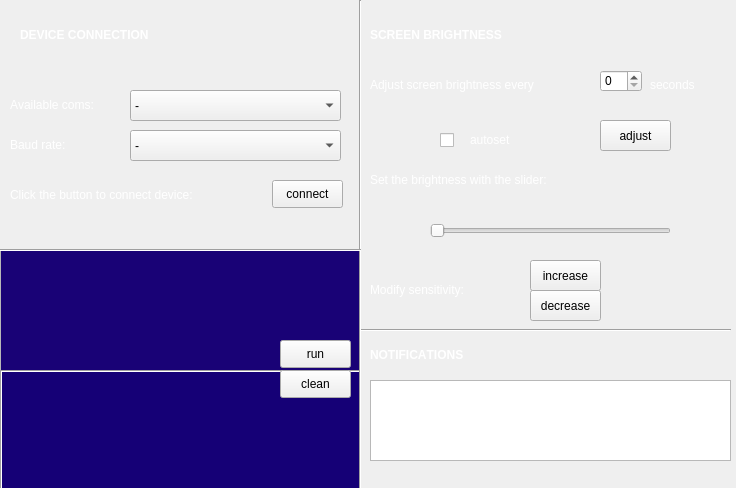
<?xml version="1.0" encoding="UTF-8"?>
<ui version="4.0">
 <class>Form</class>
 <widget class="QWidget" name="Form">
  <property name="geometry">
   <rect>
    <x>0</x>
    <y>0</y>
    <width>736</width>
    <height>488</height>
   </rect>
  </property>
  <property name="maximumSize">
   <size>
    <width>736</width>
    <height>488</height>
   </size>
  </property>
  <property name="font">
   <font>
    <kerning>false</kerning>
   </font>
  </property>
  <property name="windowTitle">
   <string>Form</string>
  </property>
  <widget class="QPushButton" name="connectbtn">
   <property name="geometry">
    <rect>
     <x>272</x>
     <y>180</y>
     <width>71</width>
     <height>28</height>
    </rect>
   </property>
   <property name="text">
    <string>connect</string>
   </property>
  </widget>
  <widget class="QPushButton" name="clean_btn">
   <property name="geometry">
    <rect>
     <x>280</x>
     <y>370</y>
     <width>71</width>
     <height>28</height>
    </rect>
   </property>
   <property name="text">
    <string>clean</string>
   </property>
  </widget>
  <widget class="QLabel" name="connect_your_device">
   <property name="geometry">
    <rect>
     <x>20</x>
     <y>10</y>
     <width>281</width>
     <height>51</height>
    </rect>
   </property>
   <property name="palette">
    <palette>
     <active>
      <colorrole role="Text">
       <brush brushstyle="SolidPattern">
        <color alpha="255">
         <red>255</red>
         <green>255</green>
         <blue>255</blue>
        </color>
       </brush>
      </colorrole>
      <colorrole role="PlaceholderText">
       <brush brushstyle="SolidPattern">
        <color alpha="128">
         <red>255</red>
         <green>255</green>
         <blue>255</blue>
        </color>
       </brush>
      </colorrole>
     </active>
     <inactive>
      <colorrole role="Text">
       <brush brushstyle="SolidPattern">
        <color alpha="255">
         <red>255</red>
         <green>255</green>
         <blue>255</blue>
        </color>
       </brush>
      </colorrole>
      <colorrole role="PlaceholderText">
       <brush brushstyle="SolidPattern">
        <color alpha="128">
         <red>255</red>
         <green>255</green>
         <blue>255</blue>
        </color>
       </brush>
      </colorrole>
     </inactive>
     <disabled>
      <colorrole role="Text">
       <brush brushstyle="SolidPattern">
        <color alpha="255">
         <red>120</red>
         <green>120</green>
         <blue>120</blue>
        </color>
       </brush>
      </colorrole>
      <colorrole role="PlaceholderText">
       <brush brushstyle="SolidPattern">
        <color alpha="128">
         <red>0</red>
         <green>0</green>
         <blue>0</blue>
        </color>
       </brush>
      </colorrole>
     </disabled>
    </palette>
   </property>
   <property name="text">
    <string>&lt;html&gt;&lt;head/&gt;&lt;body&gt;&lt;p&gt;&lt;span style=&quot; font-weight:600; color:#ffffff;&quot;&gt;DEVICE CONNECTION&lt;/span&gt;&lt;/p&gt;&lt;/body&gt;&lt;/html&gt;</string>
   </property>
   <property name="textFormat">
    <enum>Qt::RichText</enum>
   </property>
  </widget>
  <widget class="QSlider" name="brightslider">
   <property name="geometry">
    <rect>
     <x>430</x>
     <y>200</y>
     <width>241</width>
     <height>61</height>
    </rect>
   </property>
   <property name="orientation">
    <enum>Qt::Horizontal</enum>
   </property>
  </widget>
  <widget class="QLabel" name="set_brightness_label">
   <property name="geometry">
    <rect>
     <x>370</x>
     <y>150</y>
     <width>331</width>
     <height>61</height>
    </rect>
   </property>
   <property name="text">
    <string>&lt;html&gt;&lt;head/&gt;&lt;body&gt;&lt;p&gt;&lt;span style=&quot; color:#ffffff;&quot;&gt;Set the brightness with the slider:&lt;/span&gt;&lt;/p&gt;&lt;/body&gt;&lt;/html&gt;</string>
   </property>
   <property name="textFormat">
    <enum>Qt::RichText</enum>
   </property>
  </widget>
  <widget class="QLabel" name="calculate_label">
   <property name="geometry">
    <rect>
     <x>370</x>
     <y>10</y>
     <width>321</width>
     <height>51</height>
    </rect>
   </property>
   <property name="text">
    <string>&lt;html&gt;&lt;head/&gt;&lt;body&gt;&lt;p&gt;&lt;span style=&quot; font-weight:600; color:#ffffff;&quot;&gt;SCREEN BRIGHTNESS&lt;/span&gt;&lt;/p&gt;&lt;/body&gt;&lt;/html&gt;</string>
   </property>
   <property name="textFormat">
    <enum>Qt::RichText</enum>
   </property>
  </widget>
  <widget class="QPushButton" name="run_btn">
   <property name="geometry">
    <rect>
     <x>280</x>
     <y>340</y>
     <width>71</width>
     <height>28</height>
    </rect>
   </property>
   <property name="text">
    <string>run</string>
   </property>
  </widget>
  <widget class="QCheckBox" name="threadbox">
   <property name="geometry">
    <rect>
     <x>440</x>
     <y>130</y>
     <width>81</width>
     <height>21</height>
    </rect>
   </property>
   <property name="text">
    <string/>
   </property>
  </widget>
  <widget class="QComboBox" name="port_box">
   <property name="geometry">
    <rect>
     <x>130</x>
     <y>90</y>
     <width>211</width>
     <height>31</height>
    </rect>
   </property>
   <item>
    <property name="text">
     <string>-</string>
    </property>
   </item>
  </widget>
  <widget class="QLabel" name="available_coms">
   <property name="geometry">
    <rect>
     <x>10</x>
     <y>80</y>
     <width>171</width>
     <height>51</height>
    </rect>
   </property>
   <property name="font">
    <font>
     <italic>false</italic>
    </font>
   </property>
   <property name="text">
    <string>&lt;html&gt;&lt;head/&gt;&lt;body&gt;&lt;p&gt;&lt;span style=&quot; color:#ffffff;&quot;&gt;Available coms:&lt;/span&gt;&lt;/p&gt;&lt;/body&gt;&lt;/html&gt;</string>
   </property>
   <property name="textFormat">
    <enum>Qt::RichText</enum>
   </property>
  </widget>
  <widget class="QLabel" name="baud_rate">
   <property name="geometry">
    <rect>
     <x>10</x>
     <y>120</y>
     <width>171</width>
     <height>51</height>
    </rect>
   </property>
   <property name="text">
    <string>&lt;html&gt;&lt;head/&gt;&lt;body&gt;&lt;p&gt;&lt;span style=&quot; color:#ffffff;&quot;&gt;Baud rate:&lt;/span&gt;&lt;/p&gt;&lt;/body&gt;&lt;/html&gt;</string>
   </property>
   <property name="textFormat">
    <enum>Qt::RichText</enum>
   </property>
  </widget>
  <widget class="QComboBox" name="baud_box">
   <property name="geometry">
    <rect>
     <x>130</x>
     <y>130</y>
     <width>211</width>
     <height>31</height>
    </rect>
   </property>
   <item>
    <property name="text">
     <string>-</string>
    </property>
   </item>
  </widget>
  <widget class="Line" name="line">
   <property name="geometry">
    <rect>
     <x>350</x>
     <y>0</y>
     <width>20</width>
     <height>601</height>
    </rect>
   </property>
   <property name="orientation">
    <enum>Qt::Vertical</enum>
   </property>
  </widget>
  <widget class="Line" name="line_2">
   <property name="geometry">
    <rect>
     <x>0</x>
     <y>240</y>
     <width>361</width>
     <height>21</height>
    </rect>
   </property>
   <property name="orientation">
    <enum>Qt::Horizontal</enum>
   </property>
  </widget>
  <widget class="QPlainTextEdit" name="command">
   <property name="geometry">
    <rect>
     <x>0</x>
     <y>250</y>
     <width>361</width>
     <height>121</height>
    </rect>
   </property>
   <property name="palette">
    <palette>
     <active>
      <colorrole role="Base">
       <brush brushstyle="SolidPattern">
        <color alpha="255">
         <red>25</red>
         <green>2</green>
         <blue>118</blue>
        </color>
       </brush>
      </colorrole>
     </active>
     <inactive>
      <colorrole role="Base">
       <brush brushstyle="SolidPattern">
        <color alpha="255">
         <red>25</red>
         <green>2</green>
         <blue>118</blue>
        </color>
       </brush>
      </colorrole>
     </inactive>
     <disabled>
      <colorrole role="Base">
       <brush brushstyle="SolidPattern">
        <color alpha="255">
         <red>240</red>
         <green>240</green>
         <blue>240</blue>
        </color>
       </brush>
      </colorrole>
     </disabled>
    </palette>
   </property>
   <property name="tabChangesFocus">
    <bool>false</bool>
   </property>
   <property name="plainText">
    <string notr="true"/>
   </property>
  </widget>
  <widget class="QPlainTextEdit" name="output">
   <property name="geometry">
    <rect>
     <x>0</x>
     <y>370</y>
     <width>361</width>
     <height>121</height>
    </rect>
   </property>
   <property name="palette">
    <palette>
     <active>
      <colorrole role="Base">
       <brush brushstyle="SolidPattern">
        <color alpha="255">
         <red>21</red>
         <green>0</green>
         <blue>118</blue>
        </color>
       </brush>
      </colorrole>
     </active>
     <inactive>
      <colorrole role="Base">
       <brush brushstyle="SolidPattern">
        <color alpha="255">
         <red>21</red>
         <green>0</green>
         <blue>118</blue>
        </color>
       </brush>
      </colorrole>
     </inactive>
     <disabled>
      <colorrole role="Base">
       <brush brushstyle="SolidPattern">
        <color alpha="255">
         <red>240</red>
         <green>240</green>
         <blue>240</blue>
        </color>
       </brush>
      </colorrole>
     </disabled>
    </palette>
   </property>
   <property name="frameShape">
    <enum>QFrame::Box</enum>
   </property>
  </widget>
  <widget class="QLabel" name="click_to_connect">
   <property name="geometry">
    <rect>
     <x>10</x>
     <y>170</y>
     <width>261</width>
     <height>51</height>
    </rect>
   </property>
   <property name="text">
    <string>&lt;html&gt;&lt;head/&gt;&lt;body&gt;&lt;p&gt;&lt;span style=&quot; color:#ffffff;&quot;&gt;Click the button to connect device:&lt;/span&gt;&lt;/p&gt;&lt;/body&gt;&lt;/html&gt;</string>
   </property>
   <property name="textFormat">
    <enum>Qt::RichText</enum>
   </property>
  </widget>
  <widget class="QSpinBox" name="spinBox">
   <property name="geometry">
    <rect>
     <x>600</x>
     <y>70</y>
     <width>42</width>
     <height>22</height>
    </rect>
   </property>
  </widget>
  <widget class="QLabel" name="freq_label">
   <property name="geometry">
    <rect>
     <x>370</x>
     <y>60</y>
     <width>231</width>
     <height>51</height>
    </rect>
   </property>
   <property name="text">
    <string>&lt;html&gt;&lt;head/&gt;&lt;body&gt;&lt;p&gt;&lt;span style=&quot; color:#ffffff;&quot;&gt;Adjust screen brightness every &lt;/span&gt;&lt;/p&gt;&lt;/body&gt;&lt;/html&gt;</string>
   </property>
   <property name="textFormat">
    <enum>Qt::RichText</enum>
   </property>
  </widget>
  <widget class="QPushButton" name="adjustbtn">
   <property name="geometry">
    <rect>
     <x>600</x>
     <y>120</y>
     <width>71</width>
     <height>31</height>
    </rect>
   </property>
   <property name="text">
    <string>adjust</string>
   </property>
  </widget>
  <widget class="QPlainTextEdit" name="info">
   <property name="geometry">
    <rect>
     <x>370</x>
     <y>380</y>
     <width>361</width>
     <height>81</height>
    </rect>
   </property>
   <property name="font">
    <font>
     <pointsize>12</pointsize>
     <kerning>false</kerning>
    </font>
   </property>
   <property name="frameShape">
    <enum>QFrame::StyledPanel</enum>
   </property>
   <property name="backgroundVisible">
    <bool>false</bool>
   </property>
  </widget>
  <widget class="QLabel" name="freq_label_2">
   <property name="geometry">
    <rect>
     <x>650</x>
     <y>60</y>
     <width>71</width>
     <height>51</height>
    </rect>
   </property>
   <property name="text">
    <string>&lt;html&gt;&lt;head/&gt;&lt;body&gt;&lt;p&gt;&lt;span style=&quot; color:#ffffff;&quot;&gt;seconds&lt;/span&gt;&lt;/p&gt;&lt;/body&gt;&lt;/html&gt;</string>
   </property>
   <property name="textFormat">
    <enum>Qt::RichText</enum>
   </property>
  </widget>
  <widget class="QLabel" name="freq_label_3">
   <property name="geometry">
    <rect>
     <x>470</x>
     <y>120</y>
     <width>51</width>
     <height>41</height>
    </rect>
   </property>
   <property name="text">
    <string>&lt;html&gt;&lt;head/&gt;&lt;body&gt;&lt;p&gt;&lt;span style=&quot; color:#ffffff;&quot;&gt;autoset&lt;/span&gt;&lt;/p&gt;&lt;/body&gt;&lt;/html&gt;</string>
   </property>
   <property name="textFormat">
    <enum>Qt::RichText</enum>
   </property>
  </widget>
  <widget class="Line" name="line_3">
   <property name="geometry">
    <rect>
     <x>360</x>
     <y>320</y>
     <width>371</width>
     <height>21</height>
    </rect>
   </property>
   <property name="orientation">
    <enum>Qt::Horizontal</enum>
   </property>
  </widget>
  <widget class="QLabel" name="calculate_label_2">
   <property name="geometry">
    <rect>
     <x>370</x>
     <y>330</y>
     <width>321</width>
     <height>51</height>
    </rect>
   </property>
   <property name="text">
    <string>&lt;html&gt;&lt;head/&gt;&lt;body&gt;&lt;p&gt;&lt;span style=&quot; font-weight:600; color:#ffffff;&quot;&gt;NOTIFICATIONS&lt;/span&gt;&lt;/p&gt;&lt;/body&gt;&lt;/html&gt;</string>
   </property>
   <property name="textFormat">
    <enum>Qt::RichText</enum>
   </property>
  </widget>
  <widget class="QLabel" name="sensitivity">
   <property name="geometry">
    <rect>
     <x>370</x>
     <y>260</y>
     <width>141</width>
     <height>61</height>
    </rect>
   </property>
   <property name="text">
    <string>&lt;html&gt;&lt;head/&gt;&lt;body&gt;&lt;p&gt;&lt;span style=&quot; color:#ffffff;&quot;&gt;Modify sensitivity:&lt;/span&gt;&lt;/p&gt;&lt;/body&gt;&lt;/html&gt;</string>
   </property>
   <property name="textFormat">
    <enum>Qt::RichText</enum>
   </property>
  </widget>
  <widget class="QPushButton" name="increasebtn">
   <property name="geometry">
    <rect>
     <x>530</x>
     <y>260</y>
     <width>71</width>
     <height>31</height>
    </rect>
   </property>
   <property name="text">
    <string>increase</string>
   </property>
  </widget>
  <widget class="QPushButton" name="decreasebtn">
   <property name="geometry">
    <rect>
     <x>530</x>
     <y>290</y>
     <width>71</width>
     <height>31</height>
    </rect>
   </property>
   <property name="text">
    <string>decrease</string>
   </property>
  </widget>
  <zorder>command</zorder>
  <zorder>output</zorder>
  <zorder>line_3</zorder>
  <zorder>freq_label</zorder>
  <zorder>connectbtn</zorder>
  <zorder>clean_btn</zorder>
  <zorder>connect_your_device</zorder>
  <zorder>brightslider</zorder>
  <zorder>set_brightness_label</zorder>
  <zorder>calculate_label</zorder>
  <zorder>port_box</zorder>
  <zorder>available_coms</zorder>
  <zorder>baud_rate</zorder>
  <zorder>baud_box</zorder>
  <zorder>line</zorder>
  <zorder>line_2</zorder>
  <zorder>click_to_connect</zorder>
  <zorder>spinBox</zorder>
  <zorder>adjustbtn</zorder>
  <zorder>info</zorder>
  <zorder>freq_label_2</zorder>
  <zorder>freq_label_3</zorder>
  <zorder>threadbox</zorder>
  <zorder>run_btn</zorder>
  <zorder>calculate_label_2</zorder>
  <zorder>sensitivity</zorder>
  <zorder>increasebtn</zorder>
  <zorder>decreasebtn</zorder>
 </widget>
 <resources/>
 <connections/>
</ui>
